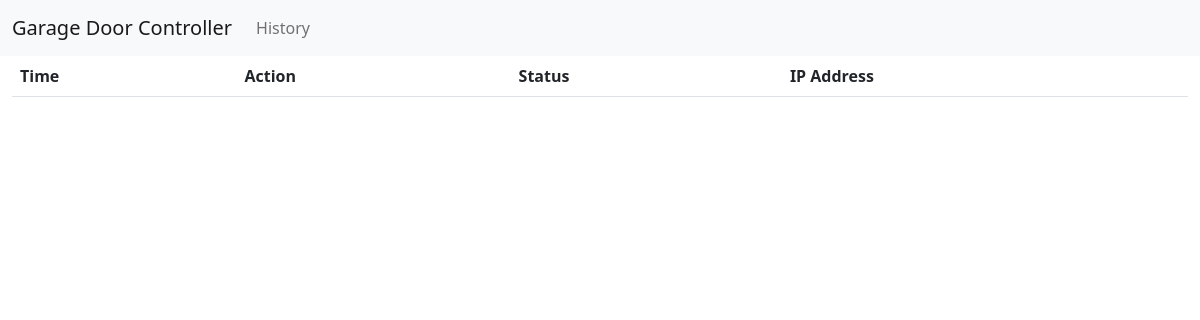
Page /doorHistory on the earlier database version.
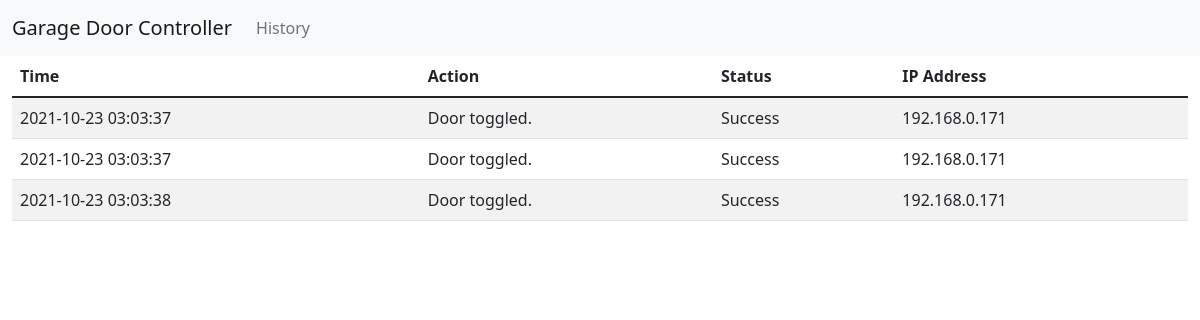
Same page on the later database version.
### tables this page shows
CREATE TABLE "events" (
	"eventID"	INTEGER NOT NULL UNIQUE,
	"eventType"	TEXT,
	"eventIP"	TEXT,
	"eventTime"	INTEGER,
	"eventStatus"	TEXT,
	PRIMARY KEY("eventID" AUTOINCREMENT)
);

### app.py (the view)
@app.route("/doorHistory")
def doorHistory():
    data = DATABASE.query()
    print(data)
    return render_template("history.html",data=data,datetime=datetime)

### databaseController.py (called while the page is built)
    def query(self):
        results = self.connection.execute("SELECT * FROM events").fetchall() # Retrieve all of the events.
        return results

### templates/history.html
{% extends "layout.html" %}
{% block content %}
<table class="table table-striped table-hover">
    <thead>
        <tr>
            <th scope="col">Time</th>
            <th scope="col">Action</th>
            <th scope="col">Status</th>
            <th scope="col">IP Address</th>
        </tr>
    </thead>
    <tbody>
    {% for event in data %}
        <tr>
            <td>{{datetime.fromtimestamp(event[3])}}</td>
            <td>{{event[1]}}</td>
            <td>{{event[4]}}</td>
            <td>{{event[2]}}</td>
        </tr>
    {% endfor %}
    </tbody>
</table>
{%endblock %}

### templates/layout.html (shortened to what this page needs)
<!DOCTYPE html>
<html lang="en">
<head>
    <link href="https://cdn.jsdelivr.net/npm/bootstrap@5.1.3/dist/css/bootstrap.min.css" rel="stylesheet">
</head>
<body>
    <nav class="navbar navbar-expand-lg navbar-light bg-light">
        <div class="container-fluid">
            <a class="navbar-brand" href=".">Garage Door Controller</a>
            <div class="collapse navbar-collapse" id="navbarNav">
            <ul class="navbar-nav">
                <li class="nav-item">
                    <a class="nav-link" href="./doorHistory">History</a>
                </li>
            </ul>
            </div>
        </div>
    </nav>
    <div class="container-fluid">
        {% block content %}
        {% endblock %}
    </div>
</body>
</html>

Differences in the rows shown:
added events: fromtimestamp "2021-10-23 03:03:37", eventType "Door toggled.", eventStatus "Success", eventIP "192.168.0.171"
added events: fromtimestamp "2021-10-23 03:03:37", eventType "Door toggled.", eventStatus "Success", eventIP "192.168.0.171"
added events: fromtimestamp "2021-10-23 03:03:38", eventType "Door toggled.", eventStatus "Success", eventIP "192.168.0.171"
